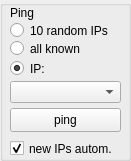
   <widget class="QGroupBox" name="groupBoxPing">
    <property name="geometry">
     <rect>
      <x>220</x>
      <y>280</y>
      <width>131</width>
      <height>161</height>
     </rect>
    </property>
    <property name="title">
     <string/>
    </property>
    <widget class="QRadioButton" name="cbPingIP">
     <property name="geometry">
      <rect>
       <x>10</x>
       <y>60</y>
       <width>51</width>
       <height>17</height>
      </rect>
     </property>
     <property name="text">
      <string>IP:</string>
     </property>
     <property name="checked">
      <bool>true</bool>
     </property>
    </widget>
    <widget class="QRadioButton" name="cbPingAll">
     <property name="geometry">
      <rect>
       <x>10</x>
       <y>40</y>
       <width>81</width>
       <height>17</height>
      </rect>
     </property>
     <property name="text">
      <string>all known</string>
     </property>
     <property name="checked">
      <bool>false</bool>
     </property>
    </widget>
    <widget class="QPushButton" name="pbPing">
     <property name="geometry">
      <rect>
       <x>10</x>
       <y>108</y>
       <width>111</width>
       <height>24</height>
      </rect>
     </property>
     <property name="text">
      <string>ping</string>
     </property>
    </widget>
    <widget class="QComboBox" name="comboPing">
     <property name="geometry">
      <rect>
       <x>10</x>
       <y>81</y>
       <width>111</width>
       <height>22</height>
      </rect>
     </property>
    </widget>
    <widget class="QRadioButton" name="cbPingRandom">
     <property name="geometry">
      <rect>
       <x>10</x>
       <y>22</y>
       <width>131</width>
       <height>17</height>
      </rect>
     </property>
     <property name="text">
      <string>10 random IPs</string>
     </property>
     <property name="checked">
      <bool>false</bool>
     </property>
    </widget>
    <widget class="QLabel" name="label_3">
     <property name="geometry">
      <rect>
       <x>10</x>
       <y>5</y>
       <width>41</width>
       <height>16</height>
      </rect>
     </property>
     <property name="text">
      <string>Ping </string>
     </property>
    </widget>
    <widget class="QCheckBox" name="cbPingAuto">
     <property name="geometry">
      <rect>
       <x>10</x>
       <y>140</y>
       <width>111</width>
       <height>17</height>
      </rect>
     </property>
     <property name="text">
      <string>new IPs autom.</string>
     </property>
     <property name="checked">
      <bool>true</bool>
     </property>
    </widget>
   </widget>
